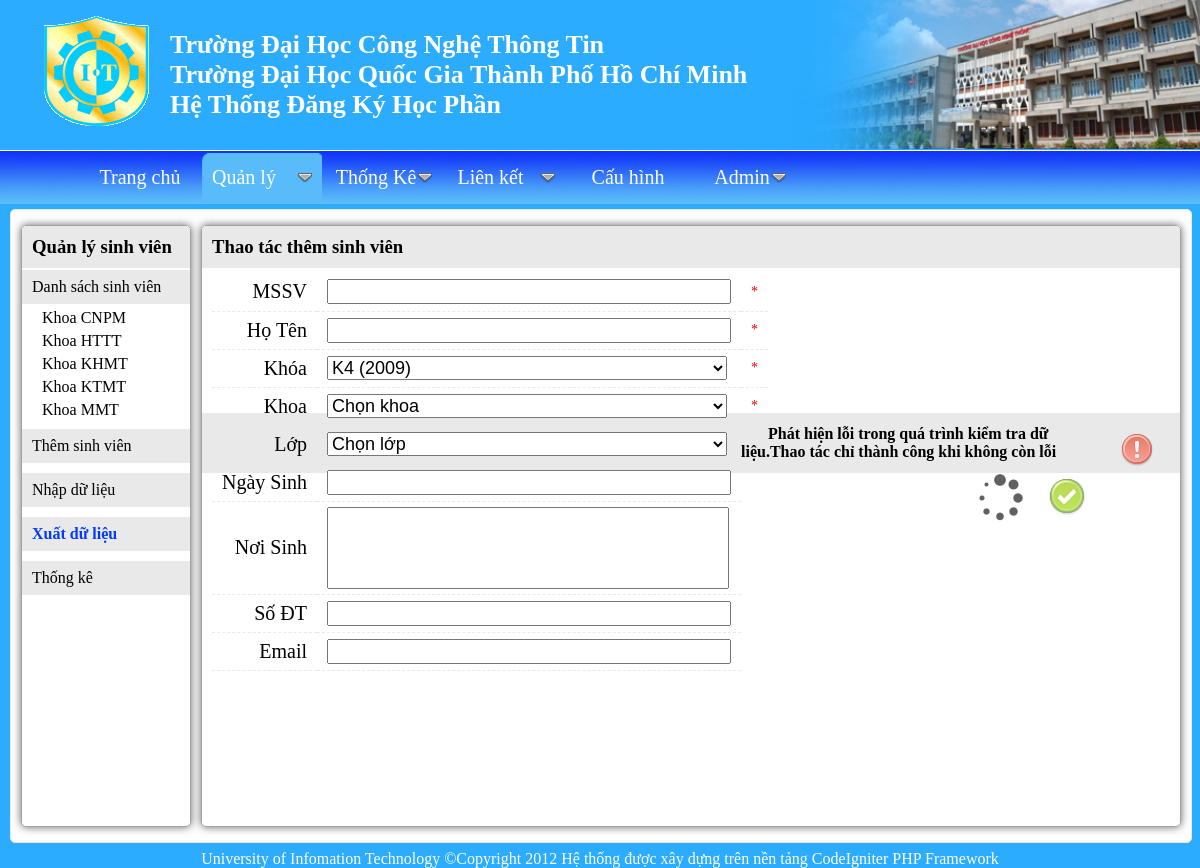
Page /index.php/sinhvien/xuatdl on the committed database.
### tables this page shows
CREATE TABLE IF NOT EXISTS `khoa` (
  `MaKhoa` varchar(5) NOT NULL,
  `TenKhoa` varchar(40) NOT NULL,
  PRIMARY KEY (`MaKhoa`)
);

### application/controllers/sinhvien.php (called while the page is built, shortened)
<?php if ( ! defined('BASEPATH')) exit('No direct script access allowed');
class Sinhvien extends CI_Controller {
    function __construct()
    {
        $this->load->helper("url");
        $this->load->library("form_validation");
        $this->load->model("admin/msinhvien");
        $this->load->library('PHPExcel');
    }
    function xuatdl()
	{
           $khoa=$this->input->post("khoa");
           $k=$this->input->post("k");
           $start=$this->input->post("start");
           $end=$this->input->post("end");
           $limit=$end-$start;
           $search=$this->input->post("search");
           $file=$this->input->post("file");
           $this->form_validation->set_rules("file","file","required");
           if($this->form_validation->run())
            {
                if($file=="CSV")
                {
                    $objPHPExcel = new PHPExcel();
                    $sinhvien_result=$this->msinhvien->get_sinhvien($search,$khoa,$k,$start,$limit);
                    $fields=array("MaSV","TenSV","Lop","K","NgaySinh","NoiSinh","SDT","email");
                    $ncol=0;
                    $nrow=1;
                    $sheet_dsmh=$objPHPExcel->setActiveSheetIndex(0);
                    foreach($sinhvien_result as $row)
                    {
                        $sheet_dsmh->setCellValueByColumnAndRow(0,$nrow,"'".$row->MaSV);
                        $sheet_dsmh->setCellValueByColumnAndRow(1,$nrow,$row->TenSV);
                        $sheet_dsmh->setCellValueByColumnAndRow(2,$nrow,$row->Lop);
                        $sheet_dsmh->setCellValueByColumnAndRow(3,$nrow,$row->K);
                        $sheet_dsmh->setCellValueByColumnAndRow(4,$nrow,$row->NgaySinh);
                        $sheet_dsmh->setCellValueByColumnAndRow(5,$nrow,trim($row->NoiSinh));
                        $sheet_dsmh->setCellValueByColumnAndRow(6,$nrow,"'".$row->SDT);
                        $sheet_dsmh->setCellValueByColumnAndRow(7,$nrow,$row->email);
                        $nrow++;
                    }
                    $objPHPExcel->setActiveSheetIndex(0);
                    $filename="Danh sach sv ".$khoa;
                    header('Content-Type: text/csv');
                    header('Content-Disposition: attachment;filename="'.$filename.'.csv"');
                    header('Cache-Control: max-age=0');
                    $objWriter = PHPExcel_IOFactory::createWriter($objPHPExcel, 'CSV');
                    $objWriter->setDelimiter(',');
                    $objWriter->setEnclosure('');
                    $objWriter->setLineEnding("\r\n");
                    $objWriter->setSheetIndex(0);
                    $objWriter->save('php://output');
                    exit();
                }
                else if($file=="EXCEL2003")
                {
                    $objPHPExcel = new PHPExcel();
                    $sinhvien_result=$this->msinhvien->get_sinhvien($search,$khoa,$k,$start,$limit);
                    $fields=array("MaSV","TenSV","Lop","K","NgaySinh","NoiSinh","SDT","email");
                    $ncol=0;
                    $nrow=2;
                    $sheet_dsmh=$objPHPExcel->setActiveSheetIndex(0);
                    $sheet_dsmh->getCell("A1")->setValue("MSSV");
                    $sheet_dsmh->getColumnDimension('A')->setAutoSize(true);
                    $sheet_dsmh->getCell("B1")->setValue("Họ Tên");
                    $sheet_dsmh->getColumnDimension('B')->setWidth(25);
                    $sheet_dsmh->getCell("C1")->setValue("Lớp");
                    $sheet_dsmh->getColumnDimension('C')->setWidth(12);
                    $sheet_dsmh->getCell("D1")->setValue("K");
                    $sheet_dsmh->getColumnDimension('D')->setWidth(10);
                    $sheet_dsmh->getCell("E1")->setValue("Ngày Sinh");
                    $sheet_dsmh->getColumnDimension('E')->setWidth(20);
                    $sheet_dsmh->getCell("F1")->setValue("Nơi sinh");
                    $sheet_dsmh->getColumnDimension('F')->setWidth(25);
                    $sheet_dsmh->getCell("G1")->setValue("Số ĐT");
                    $sheet_dsmh->getColumnDimension('G')->setAutoSize(true);
                    $sheet_dsmh->getCell("H1")->setValue("Email");
                    $sheet_dsmh->getColumnDimension('H')->setAutoSize(true);
                    $sheet_dsmh->getStyle("A1:H1")->getFont()->setSize(12)->setBold(true);
                    foreach($sinhvien_result as $row)
                    {
                        $ncol=0;
                        foreach($fields as $field)
                        {
                            $sheet_dsmh->getCellByColumnAndRow($ncol, $nrow)->setValueExplicit(trim($row->$field),PHPExcel_Cell_DataType::TYPE_STRING);
                            $ncol++;
                        }
                        $nrow++;
                    }
                    $objPHPExcel->getActiveSheet()->setTitle('DSSV '.$khoa);
                    $objPHPExcel->setActiveSheetIndex(0);
                    $filename="Danh sach sv ".$khoa;
                    header('Content-Type: application/vnd.ms-excel');
                    header('Content-Disposition: attachment;filename="'.$filename.'.xls"');
                    header('Cache-Control: max-age=0');
                    $objWriter = PHPExcel_IOFactory::createWriter($objPHPExcel, 'Excel5');
                    $objWriter->save('php://output');
                    exit();
                }
                else if($file=="EXCEL2007")
                {
                    $objPHPExcel = new PHPExcel();
                    $sinhvien_result=$this->msinhvien->get_sinhvien($search,$khoa,$k,$start,$limit);
                    $fields=array("MaSV","TenSV","Lop","K","NgaySinh","NoiSinh","SDT","email");
                    $ncol=0;
                    $nrow=2;
                    $sheet_dsmh=$objPHPExcel->setActiveSheetIndex(0);
                    $sheet_dsmh->getCell("A1")->setValue("MSSV");
                    $sheet_dsmh->getColumnDimension('A')->setAutoSize(true);
                    $sheet_dsmh->getCell("B1")->setValue("Họ Tên");
                    $sheet_dsmh->getColumnDimension('B')->setWidth(25);
                    $sheet_dsmh->getCell("C1")->setValue("Lớp");
                    $sheet_dsmh->getColumnDimension('C')->setWidth(12);
                    $sheet_dsmh->getCell("D1")->setValue("K");
                    $sheet_dsmh->getColumnDimension('D')->setWidth(10);
                    $sheet_dsmh->getCell("E1")->setValue("Ngày Sinh");
                    $sheet_dsmh->getColumnDimension('E')->setWidth(20);
                    $sheet_dsmh->getCell("F1")->setValue("Nơi sinh");
                    $sheet_dsmh->getColumnDimension('F')->setWidth(25);
                    $sheet_dsmh->getCell("G1")->setValue("Số ĐT");
                    $sheet_dsmh->getColumnDimension('G')->setAutoSize(true);
                    $sheet_dsmh->getCell("H1")->setValue("Email");
                    $sheet_dsmh->getColumnDimension('H')->setAutoSize(true);
                    $sheet_dsmh->getStyle("A1:H1")->getFont()->setSize(12)->setBold(true);
                    foreach($sinhvien_result as $row)
                    {
                        $ncol=0;
                        foreach($fields as $field)
                        {
                            $sheet_dsmh->getCellByColumnAndRow($ncol, $nrow)->setValueExplicit($row->$field,PHPExcel_Cell_DataType::TYPE_STRING);
                            $ncol++;
                        }
                        $nrow++;
                    }
                    $objPHPExcel->getActiveSheet()->setTitle('DSSV '.$khoa);
                    $objPHPExcel->setActiveSheetIndex(0);
                    $filename="Danh sach sv ".$khoa;
                    header('Content-Type: application/vnd.openxmlformats-officedocument.spreadsheetml.sheet');
                    header('Content-Disposition: attachment;filename="'.$filename.'.xlsx"');
                    header('Cache-Control: max-age=0');
                    $objWriter = PHPExcel_IOFactory::createWriter($objPHPExcel, 'Excel2007');
                    $objWriter->save('php://output');
                    exit();
                }
            }
            else
            {
                $khoa_result=$this->msinhvien->get_khoa();
                $data["khoa_result"]=$khoa_result;
                $data["title"]="Trang xuất dữ liệu";
                $this->load->view("admin/vsinhvien_export",$data);
            }
   	}
}
?>

### index.php (called while the page is built, shortened)
<?php
require_once BASEPATH.'core/CodeIgniter.php';
?>

### application/helpers/MY_url_helper.php (called while the page is built)
<?php  if ( ! defined('BASEPATH')) exit('No direct script access allowed');
if ( ! function_exists('static_url'))
{
	function static_url()
	{
		$CI =& get_instance();
		return $CI->config->item("static_url");
	}
}
?>

### application/models/admin/msinhvien.php (called while the page is built, shortened)
<?php
class Msinhvien extends CI_Model
{
    function get_khoa()
    {
        $query=$this->db->get("khoa");
        return $query->result_object();
    }
    function get_K()
    {
        $query=$this->db->get("k");
        return $query->result_object();
    }
}
?>

### application/views/admin/vsinhvien_export.php (the view, shortened to what this page needs)
<!DOCTYPE html PUBLIC "-//W3C//DTD XHTML 1.0 Transitional//EN" "http://www.w3.org/TR/xhtml1/DTD/xhtml1-transitional.dtd">
<html xmlns="http://www.w3.org/1999/xhtml" xml:lang="en" lang="en">
<head>
    <link rel="stylesheet" type="text/css" href="<?php echo static_url(); ?>/css/admin/common.css" />
    <link rel="stylesheet" type="text/css" href="<?php echo static_url(); ?>/css/admin/sinhvien_import.css" />
    <link rel="stylesheet" type="text/css" href="<?php echo static_url(); ?>/css/menu/menu_css.css" />
</head>
<body>
<div id="wrapper">
    <div id="header">
    <img src="<?php echo static_url(); ?>/images/logo.gif" alt="logo.gif" id="logo" />
    <img src="<?php echo static_url(); ?>/images/header_pic.png" alt="header_" id="header_pic" />
     <p>Trường Đại Học Công Nghệ Thông Tin<br />
       Trường Đại Học Quốc Gia Thành Phố Hồ Chí Minh<br />
       Hệ Thống Đăng Ký Học Phần
    </p>
    </div>
    <div id="page">
        <div id="data">
            <div id="left">
            <h3>Quản lý sinh viên</h3>
            <ul>
                <li><a href="/quanly/sinhvien">Danh sách sinh viên</a>
                <?php
                echo "<ul>";
                foreach($khoa_result as $row)
                {
                    echo "<li id='".$row->MaKhoa."' title='".$row->TenKhoa."'><a href='/quanly/sinhvien/".$row->MaKhoa."'> Khoa ".$row->MaKhoa."</a></li>";
                }
                echo "</ul>";
                ?>
                </li>
                <li><a href="/quanly/sinhvien/them-sinh-vien">Thêm sinh viên</a></li>
                <li><a href="/quanly/sinhvien/nhap-du-lieu">Nhập dữ liệu</a></li>
                <li><a href="/quanly/sinhvien/xuat-du-lieu" class="active"  >Xuất dữ liệu</a></li>
                <li><a href="/quanly/sinhvien/thongke">Thống kê</a></li>
            </ul>
            </div>
            <div id="right">
                    <h3>Thao tác thêm sinh viên</h3>
                    <div class='box'>
                    <form>
                        <table class="info">
                            <tr><td>MSSV</td><td><input    name='masv'   id='masv'   type='text' title='MSSV gồm 8 kí tự'/></td></tr>
                            <tr><td>Họ Tên</td><td><input  name='tensv'  id='tensv'  type='text'/></td></tr>
                            <?php
                            $K_result=$this->msinhvien->get_K();
                                    echo "<tr><td>Khóa</td>
                                              <td>
                                                  <select name='k' id='k'>";
                                                  foreach($K_result as $K_row)
                                                  {
                                                    echo "<option title='".$K_row->TenK."'  value='".$K_row->MaK."'>".$K_row->TenK."</option>";
                                                  }
                                    echo          "</select>
                                              </td></tr>";
                            echo "<tr><td>Khoa</td>
                                      <td>
                                      <select name='khoa' id='khoa'>";
                                      echo "<option value=''>Chọn khoa</option>";
                            echo "</select> </td></tr>";
                            echo "<tr><td>Lớp</td>
                                      <td>
                                          <select name='lop' id='lop'>
                                          <option value=''>Chọn lớp</option>
                                          <select />
                                      </td></tr>";
                                     ?>
                            <tr><td>Ngày Sinh</td><td><input   name='ngaysinh'  id='ngaysinh'  type='text' title='vd: 20/10/2000, 20-10-2000' /></td></tr>
                            <tr><td>Nơi Sinh</td><td><textarea  name='noisinh'  id='noisinh' cols='25' rows='4'></textarea></td></tr>
                            <tr><td>Số ĐT</td><td><input        name='sdt'      id='sdt'    type='text'  title='vd: 016 9993 8919,0123 023 789'/> </td></tr>
                            <tr><td>Email</td><td><input        name='email'    id='email'  type='text'
                                                                title="vd: abc@yahoo.com.vn,xyz@gmail.com... Tối đa 40 kí tự" /> </td></tr>
                        </table>
                        <table class='error'>
                        <tr><td><span title="Bắt buộc">*</span></td></tr>
                        <tr><td><span title="Bắt buộc">*</span></td></tr>
                        <tr><td><span title="Bắt buộc">*</span></td></tr>
                        <tr><td><span title="Bắt buộc">*</span></td></tr>
                        </table>
                    </form>
                    </div>
                    <div id="action">
                        <h4 title="Phát hiện lỗi"><img src="<?php echo static_url(); ?>/images/error.png" />Phát hiện lỗi trong quá trình kiểm tra dữ liệu.Thao tác chỉ thành công khi không còn lỗi</h4>
                        <img id="create" title="Lưu" src="<?php echo static_url(); ?>/images/accept.png" />
                        <img id="process" title="Đang kiểm tra" src="<?php echo static_url(); ?>/images/process.gif" />
                    </div>
            </div>
        </div>
        </div>
</div>
</body>
</html>

### rows in the picture
khoa: MaKhoa "CNPM"
khoa: MaKhoa "HTTT"
khoa: MaKhoa "KHMT"
khoa: MaKhoa "KTMT"
khoa: MaKhoa "MMT"

### other values in the picture
form field k "K4 (2009)"
